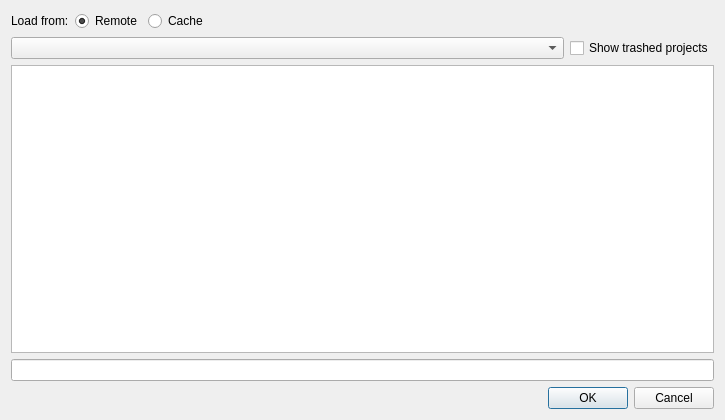
<?xml version="1.0" encoding="UTF-8"?>
<ui version="4.0">
 <class>Dialog</class>
 <widget class="QDialog" name="Dialog">
  <property name="geometry">
   <rect>
    <x>0</x>
    <y>0</y>
    <width>725</width>
    <height>420</height>
   </rect>
  </property>
  <property name="windowTitle">
   <string>Dialog</string>
  </property>
  <layout class="QVBoxLayout" name="verticalLayout">
   <item>
    <layout class="QHBoxLayout" name="horizontalLayout_2">
     <item>
      <widget class="QLabel" name="laLoadFrom">
       <property name="text">
        <string>Load from:</string>
       </property>
      </widget>
     </item>
     <item>
      <widget class="QRadioButton" name="rbFromRemote">
       <property name="text">
        <string>Remote</string>
       </property>
       <property name="checked">
        <bool>true</bool>
       </property>
      </widget>
     </item>
     <item>
      <widget class="QRadioButton" name="rbFromCache">
       <property name="text">
        <string>Cache</string>
       </property>
      </widget>
     </item>
     <item>
      <spacer name="horizontalSpacer">
       <property name="orientation">
        <enum>Qt::Horizontal</enum>
       </property>
       <property name="sizeHint" stdset="0">
        <size>
         <width>40</width>
         <height>20</height>
        </size>
       </property>
      </spacer>
     </item>
    </layout>
   </item>
   <item>
    <layout class="QHBoxLayout" name="horizontalLayout">
     <item>
      <widget class="QComboBox" name="cbDomain">
       <property name="sizePolicy">
        <sizepolicy hsizetype="Expanding" vsizetype="Fixed">
         <horstretch>0</horstretch>
         <verstretch>0</verstretch>
        </sizepolicy>
       </property>
      </widget>
     </item>
     <item>
      <widget class="QCheckBox" name="cbShowTrash">
       <property name="text">
        <string>Show trashed projects</string>
       </property>
      </widget>
     </item>
    </layout>
   </item>
   <item>
    <widget class="QTableView" name="twProjects">
     <property name="alternatingRowColors">
      <bool>true</bool>
     </property>
     <property name="selectionMode">
      <enum>QAbstractItemView::SingleSelection</enum>
     </property>
     <property name="selectionBehavior">
      <enum>QAbstractItemView::SelectRows</enum>
     </property>
     <property name="sortingEnabled">
      <bool>true</bool>
     </property>
     <attribute name="horizontalHeaderStretchLastSection">
      <bool>true</bool>
     </attribute>
     <attribute name="verticalHeaderStretchLastSection">
      <bool>false</bool>
     </attribute>
    </widget>
   </item>
   <item>
    <widget class="QLineEdit" name="leTitle"/>
   </item>
   <item>
    <widget class="QDialogButtonBox" name="buttonBox">
     <property name="orientation">
      <enum>Qt::Horizontal</enum>
     </property>
     <property name="standardButtons">
      <set>QDialogButtonBox::Cancel|QDialogButtonBox::Ok</set>
     </property>
    </widget>
   </item>
  </layout>
 </widget>
 <resources/>
 <connections>
  <connection>
   <sender>buttonBox</sender>
   <signal>accepted()</signal>
   <receiver>Dialog</receiver>
   <slot>accept()</slot>
   <hints>
    <hint type="sourcelabel">
     <x>248</x>
     <y>254</y>
    </hint>
    <hint type="destinationlabel">
     <x>157</x>
     <y>274</y>
    </hint>
   </hints>
  </connection>
  <connection>
   <sender>buttonBox</sender>
   <signal>rejected()</signal>
   <receiver>Dialog</receiver>
   <slot>reject()</slot>
   <hints>
    <hint type="sourcelabel">
     <x>316</x>
     <y>260</y>
    </hint>
    <hint type="destinationlabel">
     <x>286</x>
     <y>274</y>
    </hint>
   </hints>
  </connection>
 </connections>
</ui>
